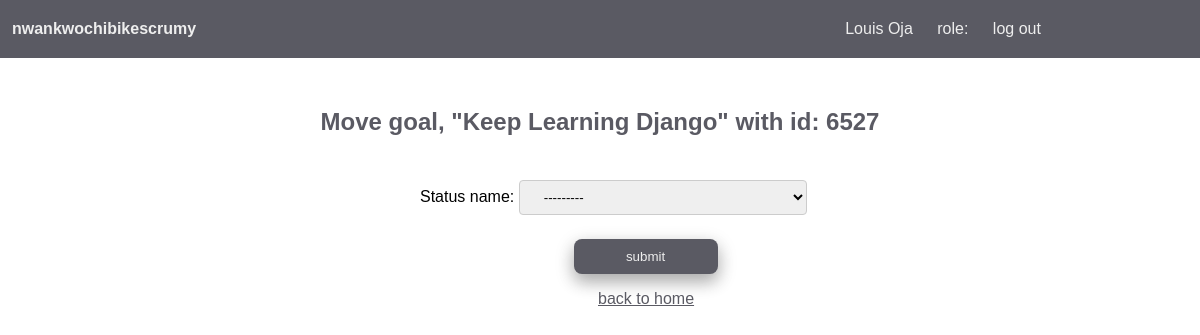
Screenshot of /nwankwochibikescrumy/movegoal/6527 (signed in) with the database file from the repository.
### nwankwochibikescrumy/models.py (models this page shows, shortened)
class ScrumyGoals(models.Model):
    goal_name = models.CharField(max_length=200)
    goal_id = models.IntegerField()
    created_by = models.CharField(max_length=200)
    moved_by = models.CharField(max_length=200)
    owner = models.CharField(max_length=200)
    goal_status = models.ForeignKey(GoalStatus, on_delete=models.PROTECT)
    is_deleted = models.BooleanField(default=False)
    user = models.ForeignKey(User, on_delete=models.CASCADE, related_name='goals')
    class Meta:
        permissions = [
            ('can_change_as_admin', 'can change the goals status if in the admin group')
        ]

class GoalStatus(models.Model):
    status_name = models.CharField(max_length=200)
    def __str__(self):
        return self.status_name

### nwankwochibikescrumy/views.py (the view)
# urls.py: path('movegoal/<int:goal_id>', views.move_goal, name='movegoal'),
@login_required()
def move_goal(request, goal_id):
    context = {}
    try:
        goal = ScrumyGoals.objects.get(goal_id=goal_id)
        user_group = request.user.groups.all().first()
        user_group_name = user_group.name
    except ObjectDoesNotExist:
        context.update({
            'message': 'A record with that goal id does not exist'
        })
        return render(request, 'nwankwochibikescrumy/exception.html', context)
    if request.method == 'POST':
        form = MoveGoalForm(request.POST)
        if form.is_valid():
            goal_status_name = form.cleaned_data.get("status_name")
            selected_goal_status = GoalStatus.objects.filter(status_name=goal_status_name).first()
            goal.goal_status = selected_goal_status
            moves_allowed = None
            if user_group_name == "Developer":
                moves_allowed = GoalStatus.objects.all().exclude(status_name='Verify Goal').exclude(
                    status_name='Done Goal')
            else:
                moves_allowed = GoalStatus.objects.all()
            if selected_goal_status not in moves_allowed:
                context.update({
                    'message': "You're not authorized to move this goal",
                    'redirect': "nwankwochibikescrumy:home"
                })
                return render(request, 'nwankwochibikescrumy/exception.html', context)
            goal.save()
            return redirect('nwankwochibikescrumy:home')
    else:
        try:
            group = Group.objects.get(name="Admin")
            is_admin = True if request.user.groups.all().filter(name="Admin").first() == group else False
            print(is_admin)
        except ObjectDoesNotExist:
            context.update({
                'message': 'A record with that group name does not exist'
            })
            return render(request, 'nwankwochibikescrumy/exception.html', context)
        if not is_admin:
            if goal.user != request.user:
                print(request.user.groups.all().filter(name="Admin").first())
                context.update({
                    'message': "You're not authorized to move this goal",
                    'redirect': "nwankwochibikescrumy:home"
                })
                return render(request, 'nwankwochibikescrumy/exception.html', context)
            else:
                print('here')
                form = MoveGoalForm()
        else:
            form = MoveGoalForm()
    context.update({
        'goal': goal,
        'form': form
    })
    return render(request, 'nwankwochibikescrumy/move_goal.html', context)

### nwankwochibikescrumy/form.py
class MoveGoalForm(forms.Form):
    status_name = forms.ModelChoiceField(queryset=GoalStatus.objects.all())

### nwankwochibikescrumy/templates/nwankwochibikescrumy/move_goal.html (shortened to what this page needs)
<!DOCTYPE html>
<html lang="en">
<head>
</head>
<body>
    <div style="background-color:#5a5a63; color:#eee !important; width:98%; float:left; padding: 20px 1%; margin-bottom: 50px;">
        <div style="width: 70%; float:left;">
            <h4>nwankwochibikescrumy</h4>
        </div>
        <div style="width: 30%; float:left;">
            <a href="">{{ request.user.first_name}} {{ request.user.last_name }}</a>
            <a>role: {{ groups.first }}</a>
            <a href="{% url 'nwankwochibikescrumy:logout' %}">log out</a>
        </div>
    </div>
    <h2>Move goal, <b>"{{ goal.goal_name }}"</b> with <b>id: {{ goal.goal_id }}</b></h2>
    <div>
        <div class="form-div">
            <form action="{% url 'nwankwochibikescrumy:movegoal' goal.goal_id %}" method="post">
                {{ form.as_p }}
                <button class="btn" type="submit">submit</button>
            </form>
            <p style="width: 45%;margin-left: 35%;" ><a style="size:10px! important; color:#5a5a63 !important; text-decoration:underline" href="{% url 'nwankwochibikescrumy:home' %}">back to home</a></p>
        </div>
    </div>
</body>
</html>

### nwankwochibikescrumy/templates/nwankwochibikescrumy/move_goal.html (style rules this page uses)
body, h4 { margin: 0px !important; font-family: sans-serif !important; }
.form-div { width:40%; margin-left: 35%; padding-top: 20px; }
h2 { text-align: center; margin: 0px !important; color: #5a5a63; }
.btn { box-shadow: 0 8px 16px 0 rgba(0,0,0,0.2), 0 6px 20px 0 rgba(0,0,0,0.19); border-radius: 8px; border-style: none !important; background-color: #5a5a63 !important; color: #eee; display: inline; padding: 10px 20px; text-align: center; width: 30%; margin-left: 32%; }
input[type=text], input[type=password],input[type=email], select { width: 60%; padding: 8px 20px; margin: 8px 0; display: inline-block; border: 1px solid #ccc; border-radius: 4px; box-sizing: border-box; }
a { color: #eee !important; text-decoration: none; padding: 10px 10px; }

### rows the page displays
ScrumyGoals: goal_name "Keep Learning Django", goal_id "6527"
GoalStatus: status_name "---------"

### other values shown
{{ request.user.first_name }} "Louis"
{{ request.user.last_name }} "Oja"
